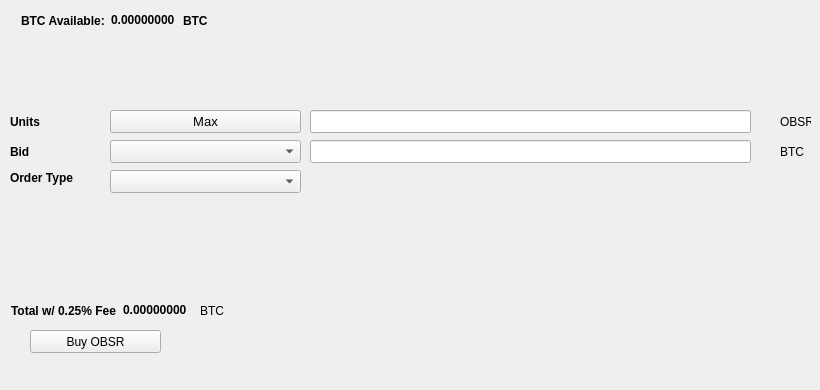
   <widget class="QWidget" name="BuyTab">
    <attribute name="title">
     <string>Buy</string>
    </attribute>
    <widget class="QPushButton" name="BuyOBSR">
     <property name="geometry">
      <rect>
       <x>30</x>
       <y>330</y>
       <width>131</width>
       <height>23</height>
      </rect>
     </property>
     <property name="text">
      <string>Buy OBSR</string>
     </property>
     <property name="icon">
      <iconset resource="../obsr.qrc">
       <normaloff>:/icons/bitcoin</normaloff>:/icons/bitcoin</iconset>
     </property>
    </widget>
    <widget class="QLabel" name="label_3">
     <property name="geometry">
      <rect>
       <x>10</x>
       <y>110</y>
       <width>46</width>
       <height>23</height>
      </rect>
     </property>
     <property name="font">
      <font>
       <weight>75</weight>
       <bold>true</bold>
      </font>
     </property>
     <property name="text">
      <string>Units</string>
     </property>
    </widget>
    <widget class="QLineEdit" name="UnitsInput">
     <property name="geometry">
      <rect>
       <x>310</x>
       <y>110</y>
       <width>441</width>
       <height>23</height>
      </rect>
     </property>
     <property name="font">
      <font>
       <pointsize>9</pointsize>
       <weight>75</weight>
       <bold>true</bold>
      </font>
     </property>
    </widget>
    <widget class="QLineEdit" name="BuyBidPriceEdit">
     <property name="geometry">
      <rect>
       <x>310</x>
       <y>140</y>
       <width>441</width>
       <height>23</height>
      </rect>
     </property>
     <property name="font">
      <font>
       <pointsize>9</pointsize>
       <weight>75</weight>
       <bold>true</bold>
      </font>
     </property>
    </widget>
    <widget class="QLabel" name="label_4">
     <property name="geometry">
      <rect>
       <x>780</x>
       <y>110</y>
       <width>31</width>
       <height>23</height>
      </rect>
     </property>
     <property name="text">
      <string>OBSR</string>
     </property>
    </widget>
    <widget class="QLabel" name="label_5">
     <property name="geometry">
      <rect>
       <x>780</x>
       <y>140</y>
       <width>31</width>
       <height>23</height>
      </rect>
     </property>
     <property name="text">
      <string>BTC</string>
     </property>
    </widget>
    <widget class="QLabel" name="label_6">
     <property name="geometry">
      <rect>
       <x>10</x>
       <y>140</y>
       <width>46</width>
       <height>23</height>
      </rect>
     </property>
     <property name="font">
      <font>
       <weight>75</weight>
       <bold>true</bold>
      </font>
     </property>
     <property name="text">
      <string>Bid</string>
     </property>
    </widget>
    <widget class="QLabel" name="label_7">
     <property name="geometry">
      <rect>
       <x>10</x>
       <y>170</y>
       <width>91</width>
       <height>16</height>
      </rect>
     </property>
     <property name="font">
      <font>
       <weight>75</weight>
       <bold>true</bold>
      </font>
     </property>
     <property name="text">
      <string>Order Type</string>
     </property>
    </widget>
    <widget class="QPushButton" name="Buy_Max_Amount">
     <property name="geometry">
      <rect>
       <x>110</x>
       <y>110</y>
       <width>191</width>
       <height>23</height>
      </rect>
     </property>
     <property name="font">
      <font>
       <pointsize>10</pointsize>
      </font>
     </property>
     <property name="text">
      <string>Max</string>
     </property>
    </widget>
    <widget class="QComboBox" name="BuyBidcomboBox">
     <property name="geometry">
      <rect>
       <x>110</x>
       <y>140</y>
       <width>191</width>
       <height>23</height>
      </rect>
     </property>
     <property name="font">
      <font>
       <pointsize>10</pointsize>
      </font>
     </property>
    </widget>
    <widget class="QComboBox" name="buyOrdertypeCombo">
     <property name="geometry">
      <rect>
       <x>110</x>
       <y>170</y>
       <width>191</width>
       <height>23</height>
      </rect>
     </property>
     <property name="font">
      <font>
       <pointsize>10</pointsize>
      </font>
     </property>
    </widget>
    <widget class="QWidget" name="layoutWidget1">
     <property name="geometry">
      <rect>
       <x>21</x>
       <y>11</y>
       <width>227</width>
       <height>19</height>
      </rect>
     </property>
     <layout class="QHBoxLayout" name="horizontalLayout_3">
      <item>
       <widget class="QLabel" name="label232">
        <property name="font">
         <font>
          <weight>75</weight>
          <bold>true</bold>
         </font>
        </property>
        <property name="text">
         <string>BTC Available:</string>
        </property>
       </widget>
      </item>
      <item>
       <widget class="QLabel" name="BtcAvailableLbl">
        <property name="palette">
         <palette>
          <active>
           <colorrole role="WindowText">
            <brush brushstyle="SolidPattern">
             <color alpha="255">
              <red>0</red>
              <green>0</green>
              <blue>0</blue>
             </color>
            </brush>
           </colorrole>
           <colorrole role="Button">
            <brush brushstyle="SolidPattern">
             <color alpha="255">
              <red>0</red>
              <green>170</green>
              <blue>0</blue>
             </color>
            </brush>
           </colorrole>
           <colorrole role="Light">
            <brush brushstyle="SolidPattern">
             <color alpha="255">
              <red>0</red>
              <green>255</green>
              <blue>0</blue>
             </color>
            </brush>
           </colorrole>
           <colorrole role="Midlight">
            <brush brushstyle="SolidPattern">
             <color alpha="255">
              <red>0</red>
              <green>212</green>
              <blue>0</blue>
             </color>
            </brush>
           </colorrole>
           <colorrole role="Dark">
            <brush brushstyle="SolidPattern">
             <color alpha="255">
              <red>0</red>
              <green>85</green>
              <blue>0</blue>
             </color>
            </brush>
           </colorrole>
           <colorrole role="Mid">
            <brush brushstyle="SolidPattern">
             <color alpha="255">
              <red>0</red>
              <green>113</green>
              <blue>0</blue>
             </color>
            </brush>
           </colorrole>
           <colorrole role="Text">
            <brush brushstyle="SolidPattern">
             <color alpha="255">
              <red>0</red>
              <green>170</green>
              <blue>0</blue>
             </color>
            </brush>
           </colorrole>
           <colorrole role="BrightText">
            <brush brushstyle="SolidPattern">
             <color alpha="255">
              <red>255</red>
              <green>255</green>
              <blue>255</blue>
             </color>
            </brush>
           </colorrole>
           <colorrole role="ButtonText">
            <brush brushstyle="SolidPattern">
             <color alpha="255">
              <red>0</red>
              <green>0</green>
              <blue>0</blue>
             </color>
            </brush>
           </colorrole>
           <colorrole role="Base">
            <brush brushstyle="SolidPattern">
             <color alpha="255">
              <red>255</red>
              <green>255</green>
              <blue>255</blue>
             </color>
            </brush>
           </colorrole>
           <colorrole role="Window">
            <brush brushstyle="SolidPattern">
             <color alpha="255">
              <red>0</red>
              <green>170</green>
              <blue>0</blue>
             </color>
            </brush>
           </colorrole>
           <colorrole role="Shadow">
            <brush brushstyle="SolidPattern">
             <color alpha="255">
              <red>0</red>
              <green>0</green>
              <blue>0</blue>
             </color>
            </brush>
           </colorrole>
           <colorrole role="AlternateBase">
            <brush brushstyle="SolidPattern">
             <color alpha="255">
              <red>127</red>
              <green>212</green>
              <blue>127</blue>
             </color>
            </brush>
           </colorrole>
           <colorrole role="ToolTipBase">
            <brush brushstyle="SolidPattern">
             <color alpha="255">
              <red>255</red>
              <green>255</green>
              <blue>220</blue>
             </color>
            </brush>
           </colorrole>
           <colorrole role="ToolTipText">
            <brush brushstyle="SolidPattern">
             <color alpha="255">
              <red>0</red>
              <green>0</green>
              <blue>0</blue>
             </color>
            </brush>
           </colorrole>
          </active>
          <inactive>
           <colorrole role="WindowText">
            <brush brushstyle="SolidPattern">
             <color alpha="255">
              <red>0</red>
              <green>0</green>
              <blue>0</blue>
             </color>
            </brush>
           </colorrole>
           <colorrole role="Button">
            <brush brushstyle="SolidPattern">
             <color alpha="255">
              <red>0</red>
              <green>170</green>
              <blue>0</blue>
             </color>
            </brush>
           </colorrole>
           <colorrole role="Light">
            <brush brushstyle="SolidPattern">
             <color alpha="255">
              <red>0</red>
              <green>255</green>
              <blue>0</blue>
             </color>
            </brush>
           </colorrole>
           <colorrole role="Midlight">
            <brush brushstyle="SolidPattern">
             <color alpha="255">
              <red>0</red>
              <green>212</green>
              <blue>0</blue>
             </color>
            </brush>
           </colorrole>
           <colorrole role="Dark">
            <brush brushstyle="SolidPattern">
             <color alpha="255">
              <red>0</red>
              <green>85</green>
              <blue>0</blue>
             </color>
            </brush>
           </colorrole>
           <colorrole role="Mid">
            <brush brushstyle="SolidPattern">
             <color alpha="255">
              <red>0</red>
              <green>113</green>
              <blue>0</blue>
             </color>
            </brush>
           </colorrole>
           <colorrole role="Text">
            <brush brushstyle="SolidPattern">
             <color alpha="255">
              <red>0</red>
              <green>170</green>
              <blue>0</blue>
             </color>
            </brush>
           </colorrole>
           <colorrole role="BrightText">
            <brush brushstyle="SolidPattern">
             <color alpha="255">
              <red>255</red>
              <green>255</green>
              <blue>255</blue>
             </color>
            </brush>
           </colorrole>
           <colorrole role="ButtonText">
            <brush brushstyle="SolidPattern">
             <color alpha="255">
              <red>0</red>
              <green>0</green>
              <blue>0</blue>
             </color>
            </brush>
           </colorrole>
           <colorrole role="Base">
            <brush brushstyle="SolidPattern">
             <color alpha="255">
              <red>255</red>
              <green>255</green>
              <blue>255</blue>
             </color>
            </brush>
           </colorrole>
           <colorrole role="Window">
            <brush brushstyle="SolidPattern">
             <color alpha="255">
              <red>0</red>
              <green>170</green>
              <blue>0</blue>
             </color>
            </brush>
           </colorrole>
           <colorrole role="Shadow">
            <brush brushstyle="SolidPattern">
             <color alpha="255">
              <red>0</red>
              <green>0</green>
              <blue>0</blue>
             </color>
            </brush>
           </colorrole>
           <colorrole role="AlternateBase">
            <brush brushstyle="SolidPattern">
             <color alpha="255">
              <red>127</red>
              <green>212</green>
              <blue>127</blue>
             </color>
            </brush>
           </colorrole>
           <colorrole role="ToolTipBase">
            <brush brushstyle="SolidPattern">
             <color alpha="255">
              <red>255</red>
              <green>255</green>
              <blue>220</blue>
             </color>
            </brush>
           </colorrole>
           <colorrole role="ToolTipText">
            <brush brushstyle="SolidPattern">
             <color alpha="255">
              <red>0</red>
              <green>0</green>
              <blue>0</blue>
             </color>
            </brush>
           </colorrole>
          </inactive>
          <disabled>
           <colorrole role="WindowText">
            <brush brushstyle="SolidPattern">
             <color alpha="255">
              <red>0</red>
              <green>85</green>
              <blue>0</blue>
             </color>
            </brush>
           </colorrole>
           <colorrole role="Button">
            <brush brushstyle="SolidPattern">
             <color alpha="255">
              <red>0</red>
              <green>170</green>
              <blue>0</blue>
             </color>
            </brush>
           </colorrole>
           <colorrole role="Light">
            <brush brushstyle="SolidPattern">
             <color alpha="255">
              <red>0</red>
              <green>255</green>
              <blue>0</blue>
             </color>
            </brush>
           </colorrole>
           <colorrole role="Midlight">
            <brush brushstyle="SolidPattern">
             <color alpha="255">
              <red>0</red>
              <green>212</green>
              <blue>0</blue>
             </color>
            </brush>
           </colorrole>
           <colorrole role="Dark">
            <brush brushstyle="SolidPattern">
             <color alpha="255">
              <red>0</red>
              <green>85</green>
              <blue>0</blue>
             </color>
            </brush>
           </colorrole>
           <colorrole role="Mid">
            <brush brushstyle="SolidPattern">
             <color alpha="255">
              <red>0</red>
              <green>113</green>
              <blue>0</blue>
             </color>
            </brush>
           </colorrole>
           <colorrole role="Text">
            <brush brushstyle="SolidPattern">
             <color alpha="255">
              <red>0</red>
              <green>85</green>
              <blue>0</blue>
             </color>
            </brush>
           </colorrole>
           <colorrole role="BrightText">
            <brush brushstyle="SolidPattern">
             <color alpha="255">
              <red>255</red>
              <green>255</green>
              <blue>255</blue>
             </color>
            </brush>
           </colorrole>
           <colorrole role="ButtonText">
            <brush brushstyle="SolidPattern">
             <color alpha="255">
              <red>0</red>
              <green>85</green>
              <blue>0</blue>
             </color>
            </brush>
           </colorrole>
           <colorrole role="Base">
            <brush brushstyle="SolidPattern">
             <color alpha="255">
              <red>0</red>
              <green>170</green>
              <blue>0</blue>
             </color>
            </brush>
           </colorrole>
           <colorrole role="Window">
            <brush brushstyle="SolidPattern">
             <color alpha="255">
              <red>0</red>
              <green>170</green>
              <blue>0</blue>
             </color>
            </brush>
           </colorrole>
           <colorrole role="Shadow">
            <brush brushstyle="SolidPattern">
             <color alpha="255">
              <red>0</red>
              <green>0</green>
              <blue>0</blue>
             </color>
            </brush>
           </colorrole>
           <colorrole role="AlternateBase">
            <brush brushstyle="SolidPattern">
             <color alpha="255">
              <red>0</red>
              <green>170</green>
              <blue>0</blue>
             </color>
            </brush>
           </colorrole>
           <colorrole role="ToolTipBase">
            <brush brushstyle="SolidPattern">
             <color alpha="255">
              <red>255</red>
              <green>255</green>
              <blue>220</blue>
             </color>
            </brush>
           </colorrole>
           <colorrole role="ToolTipText">
            <brush brushstyle="SolidPattern">
             <color alpha="255">
              <red>0</red>
              <green>0</green>
              <blue>0</blue>
             </color>
            </brush>
           </colorrole>
          </disabled>
         </palette>
        </property>
        <property name="font">
         <font>
          <weight>75</weight>
          <bold>true</bold>
         </font>
        </property>
        <property name="text">
         <string>0.00000000</string>
        </property>
        <property name="textInteractionFlags">
         <set>Qt::LinksAccessibleByMouse|Qt::TextSelectableByKeyboard|Qt::TextSelectableByMouse</set>
        </property>
       </widget>
      </item>
      <item>
       <widget class="QLabel" name="BtcAvailableLbl_2">
        <property name="font">
         <font>
          <weight>75</weight>
          <bold>true</bold>
         </font>
        </property>
        <property name="text">
         <string>BTC</string>
        </property>
       </widget>
      </item>
     </layout>
    </widget>
    <widget class="QWidget" name="layoutWidge2">
     <property name="geometry">
      <rect>
       <x>11</x>
       <y>301</y>
       <width>259</width>
       <height>19</height>
      </rect>
     </property>
     <layout class="QHBoxLayout" name="horizontalLayout_4">
      <item>
       <widget class="QLabel" name="label_9">
        <property name="font">
         <font>
          <weight>75</weight>
          <bold>true</bold>
         </font>
        </property>
        <property name="text">
         <string>Total w/ 0.25% Fee</string>
        </property>
       </widget>
      </item>
      <item>
       <widget class="QLabel" name="BuyCostLabel">
        <property name="palette">
         <palette>
          <active>
           <colorrole role="WindowText">
            <brush brushstyle="SolidPattern">
             <color alpha="255">
              <red>0</red>
              <green>0</green>
              <blue>0</blue>
             </color>
            </brush>
           </colorrole>
           <colorrole role="Button">
            <brush brushstyle="SolidPattern">
             <color alpha="255">
              <red>0</red>
              <green>170</green>
              <blue>0</blue>
             </color>
            </brush>
           </colorrole>
           <colorrole role="Light">
            <brush brushstyle="SolidPattern">
             <color alpha="255">
              <red>0</red>
              <green>255</green>
              <blue>0</blue>
             </color>
            </brush>
           </colorrole>
           <colorrole role="Midlight">
            <brush brushstyle="SolidPattern">
             <color alpha="255">
              <red>0</red>
              <green>212</green>
              <blue>0</blue>
             </color>
            </brush>
           </colorrole>
           <colorrole role="Dark">
            <brush brushstyle="SolidPattern">
             <color alpha="255">
              <red>0</red>
              <green>85</green>
              <blue>0</blue>
             </color>
            </brush>
           </colorrole>
           <colorrole role="Mid">
            <brush brushstyle="SolidPattern">
             <color alpha="255">
              <red>0</red>
              <green>113</green>
              <blue>0</blue>
             </color>
            </brush>
           </colorrole>
           <colorrole role="Text">
            <brush brushstyle="SolidPattern">
             <color alpha="255">
              <red>0</red>
              <green>170</green>
              <blue>0</blue>
             </color>
            </brush>
           </colorrole>
           <colorrole role="BrightText">
            <brush brushstyle="SolidPattern">
             <color alpha="255">
              <red>255</red>
              <green>255</green>
              <blue>255</blue>
             </color>
            </brush>
           </colorrole>
           <colorrole role="ButtonText">
            <brush brushstyle="SolidPattern">
             <color alpha="255">
              <red>0</red>
              <green>0</green>
              <blue>0</blue>
             </color>
            </brush>
           </colorrole>
           <colorrole role="Base">
            <brush brushstyle="SolidPattern">
             <color alpha="255">
              <red>255</red>
              <green>255</green>
              <blue>255</blue>
             </color>
            </brush>
           </colorrole>
           <colorrole role="Window">
            <brush brushstyle="SolidPattern">
             <color alpha="255">
              <red>0</red>
              <green>170</green>
              <blue>0</blue>
             </color>
            </brush>
           </colorrole>
           <colorrole role="Shadow">
            <brush brushstyle="SolidPattern">
             <color alpha="255">
              <red>0</red>
              <green>0</green>
              <blue>0</blue>
             </color>
            </brush>
           </colorrole>
           <colorrole role="AlternateBase">
            <brush brushstyle="SolidPattern">
             <color alpha="255">
              <red>127</red>
              <green>212</green>
              <blue>127</blue>
             </color>
            </brush>
           </colorrole>
           <colorrole role="ToolTipBase">
            <brush brushstyle="SolidPattern">
             <color alpha="255">
              <red>255</red>
              <green>255</green>
              <blue>220</blue>
             </color>
            </brush>
           </colorrole>
           <colorrole role="ToolTipText">
            <brush brushstyle="SolidPattern">
             <color alpha="255">
              <red>0</red>
              <green>0</green>
              <blue>0</blue>
             </color>
            </brush>
           </colorrole>
          </active>
          <inactive>
           <colorrole role="WindowText">
            <brush brushstyle="SolidPattern">
             <color alpha="255">
              <red>0</red>
              <green>0</green>
              <blue>0</blue>
             </color>
            </brush>
           </colorrole>
           <colorrole role="Button">
            <brush brushstyle="SolidPattern">
             <color alpha="255">
              <red>0</red>
              <green>170</green>
              <blue>0</blue>
             </color>
            </brush>
           </colorrole>
           <colorrole role="Light">
            <brush brushstyle="SolidPattern">
             <color alpha="255">
              <red>0</red>
              <green>255</green>
              <blue>0</blue>
             </color>
            </brush>
           </colorrole>
           <colorrole role="Midlight">
            <brush brushstyle="SolidPattern">
             <color alpha="255">
              <red>0</red>
              <green>212</green>
              <blue>0</blue>
             </color>
            </brush>
           </colorrole>
           <colorrole role="Dark">
            <brush brushstyle="SolidPattern">
             <color alpha="255">
              <red>0</red>
              <green>85</green>
              <blue>0</blue>
             </color>
            </brush>
           </colorrole>
           <colorrole role="Mid">
            <brush brushstyle="SolidPattern">
             <color alpha="255">
              <red>0</red>
              <green>113</green>
              <blue>0</blue>
             </color>
            </brush>
           </colorrole>
           <colorrole role="Text">
            <brush brushstyle="SolidPattern">
             <color alpha="255">
              <red>0</red>
              <green>170</green>
              <blue>0</blue>
             </color>
            </brush>
           </colorrole>
           <colorrole role="BrightText">
            <brush brushstyle="SolidPattern">
             <color alpha="255">
              <red>255</red>
              <green>255</green>
              <blue>255</blue>
             </color>
            </brush>
           </colorrole>
           <colorrole role="ButtonText">
            <brush brushstyle="SolidPattern">
             <color alpha="255">
              <red>0</red>
              <green>0</green>
              <blue>0</blue>
             </color>
            </brush>
           </colorrole>
           <colorrole role="Base">
            <brush brushstyle="SolidPattern">
             <color alpha="255">
              <red>255</red>
              <green>255</green>
              <blue>255</blue>
             </color>
            </brush>
           </colorrole>
           <colorrole role="Window">
            <brush brushstyle="SolidPattern">
             <color alpha="255">
              <red>0</red>
              <green>170</green>
              <blue>0</blue>
             </color>
            </brush>
           </colorrole>
           <colorrole role="Shadow">
            <brush brushstyle="SolidPattern">
             <color alpha="255">
              <red>0</red>
              <green>0</green>
              <blue>0</blue>
             </color>
            </brush>
           </colorrole>
           <colorrole role="AlternateBase">
            <brush brushstyle="SolidPattern">
             <color alpha="255">
              <red>127</red>
              <green>212</green>
              <blue>127</blue>
             </color>
            </brush>
           </colorrole>
           <colorrole role="ToolTipBase">
            <brush brushstyle="SolidPattern">
             <color alpha="255">
              <red>255</red>
              <green>255</green>
              <blue>220</blue>
             </color>
            </brush>
           </colorrole>
           <colorrole role="ToolTipText">
            <brush brushstyle="SolidPattern">
             <color alpha="255">
              <red>0</red>
              <green>0</green>
              <blue>0</blue>
             </color>
            </brush>
           </colorrole>
          </inactive>
          <disabled>
           <colorrole role="WindowText">
            <brush brushstyle="SolidPattern">
             <color alpha="255">
              <red>0</red>
              <green>85</green>
              <blue>0</blue>
             </color>
            </brush>
           </colorrole>
           <colorrole role="Button">
            <brush brushstyle="SolidPattern">
             <color alpha="255">
              <red>0</red>
              <green>170</green>
              <blue>0</blue>
             </color>
            </brush>
           </colorrole>
           <colorrole role="Light">
            <brush brushstyle="SolidPattern">
             <color alpha="255">
              <red>0</red>
              <green>255</green>
              <blue>0</blue>
             </color>
            </brush>
           </colorrole>
           <colorrole role="Midlight">
            <brush brushstyle="SolidPattern">
             <color alpha="255">
              <red>0</red>
              <green>212</green>
              <blue>0</blue>
             </color>
            </brush>
           </colorrole>
           <colorrole role="Dark">
            <brush brushstyle="SolidPattern">
             <color alpha="255">
              <red>0</red>
              <green>85</green>
              <blue>0</blue>
             </color>
            </brush>
           </colorrole>
           <colorrole role="Mid">
            <brush brushstyle="SolidPattern">
             <color alpha="255">
              <red>0</red>
              <green>113</green>
              <blue>0</blue>
             </color>
            </brush>
           </colorrole>
           <colorrole role="Text">
            <brush brushstyle="SolidPattern">
             <color alpha="255">
              <red>0</red>
              <green>85</green>
              <blue>0</blue>
             </color>
            </brush>
           </colorrole>
           <colorrole role="BrightText">
            <brush brushstyle="SolidPattern">
             <color alpha="255">
              <red>255</red>
              <green>255</green>
              <blue>255</blue>
             </color>
            </brush>
           </colorrole>
           <colorrole role="ButtonText">
            <brush brushstyle="SolidPattern">
             <color alpha="255">
              <red>0</red>
              <green>85</green>
              <blue>0</blue>
             </color>
            </brush>
           </colorrole>
           <colorrole role="Base">
            <brush brushstyle="SolidPattern">
             <color alpha="255">
              <red>0</red>
              <green>170</green>
              <blue>0</blue>
             </color>
            </brush>
           </colorrole>
           <colorrole role="Window">
            <brush brushstyle="SolidPattern">
             <color alpha="255">
              <red>0</red>
              <green>170</green>
              <blue>0</blue>
             </color>
            </brush>
           </colorrole>
           <colorrole role="Shadow">
            <brush brushstyle="SolidPattern">
             <color alpha="255">
              <red>0</red>
              <green>0</green>
              <blue>0</blue>
             </color>
            </brush>
           </colorrole>
           <colorrole role="AlternateBase">
            <brush brushstyle="SolidPattern">
             <color alpha="255">
              <red>0</red>
              <green>170</green>
              <blue>0</blue>
             </color>
            </brush>
           </colorrole>
           <colorrole role="ToolTipBase">
            <brush brushstyle="SolidPattern">
             <color alpha="255">
              <red>255</red>
              <green>255</green>
              <blue>220</blue>
             </color>
            </brush>
           </colorrole>
           <colorrole role="ToolTipText">
            <brush brushstyle="SolidPattern">
             <color alpha="255">
              <red>0</red>
              <green>0</green>
              <blue>0</blue>
             </color>
            </brush>
           </colorrole>
          </disabled>
         </palette>
        </property>
        <property name="font">
         <font>
          <weight>75</weight>
          <bold>true</bold>
         </font>
        </property>
        <property name="autoFillBackground">
         <bool>false</bool>
        </property>
        <property name="text">
         <string>0.00000000</string>
        </property>
        <property name="textInteractionFlags">
         <set>Qt::LinksAccessibleByMouse|Qt::TextSelectableByMouse</set>
        </property>
       </widget>
      </item>
      <item>
       <widget class="QLabel" name="label_10">
        <property name="font">
         <font>
          <weight>50</weight>
          <bold>false</bold>
         </font>
        </property>
        <property name="text">
         <string>BTC</string>
        </property>
       </widget>
      </item>
     </layout>
    </widget>
    <widget class="QLabel" name="label_24">
     <property name="geometry">
      <rect>
       <x>460</x>
       <y>300</y>
       <width>281</width>
       <height>81</height>
      </rect>
     </property>
     <property name="text">
      <string/>
     </property>
     <property name="pixmap">
      <pixmap>:/images/bittrex</pixmap>
     </property>
    </widget>
   </widget>
